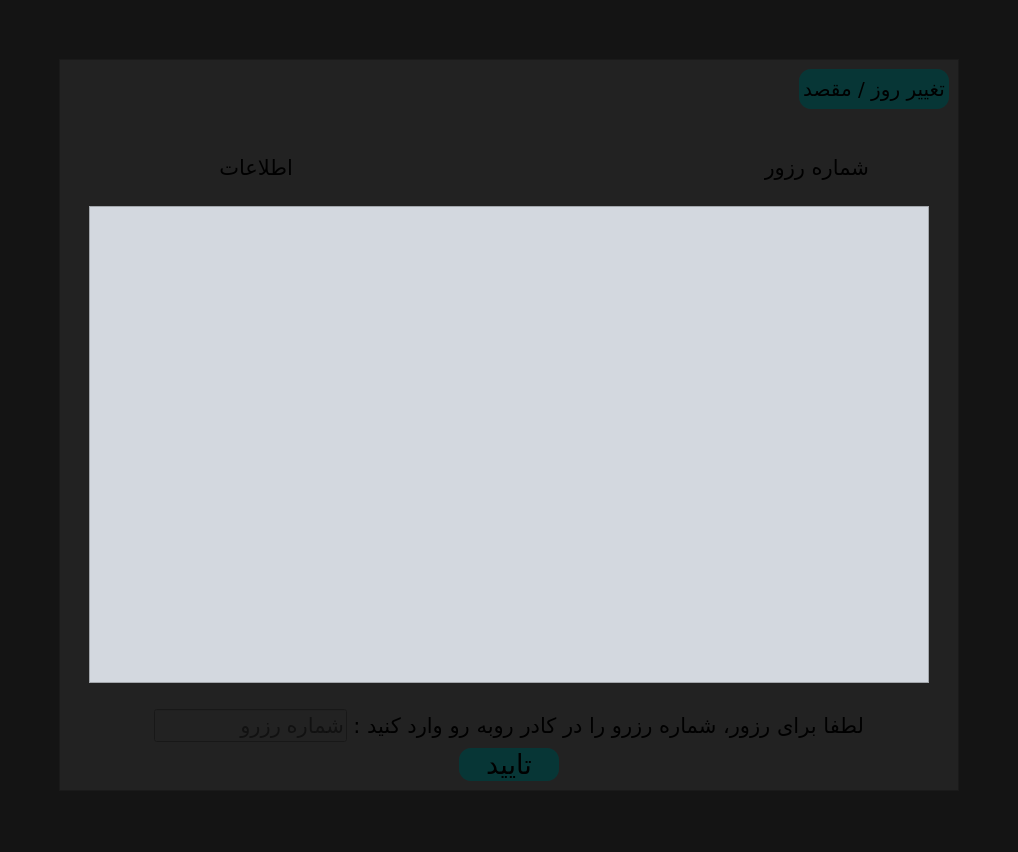
<?xml version="1.0" encoding="UTF-8"?>
<ui version="4.0">
 <class>MainWindow</class>
 <widget class="QMainWindow" name="MainWindow">
  <property name="geometry">
   <rect>
    <x>0</x>
    <y>0</y>
    <width>1018</width>
    <height>852</height>
   </rect>
  </property>
  <property name="windowTitle">
   <string>رزرو</string>
  </property>
  <property name="styleSheet">
   <string notr="true">QWidget{
    background-color: rgb(20, 20, 20);
}
QFrame{
    background-color: rgb(34, 34, 34);
}
QTextBrowser{
    background-color: rgb(211, 216, 223);
    color: black;
}
QPushButton{
    background-color: rgb(7, 54, 54);
    border-radius: 12px;
}
QPushButton:hover{
    background-color: rgba(14, 82, 82, 0.842);

}
QLineEdit{
    background-color: rgb(34, 34, 34);
}</string>
  </property>
  <widget class="QWidget" name="centralwidget">
   <layout class="QGridLayout" name="gridLayout_3">
    <item row="0" column="0">
     <layout class="QGridLayout" name="gridLayout">
      <property name="leftMargin">
       <number>50</number>
      </property>
      <property name="topMargin">
       <number>50</number>
      </property>
      <property name="rightMargin">
       <number>50</number>
      </property>
      <property name="bottomMargin">
       <number>30</number>
      </property>
      <item row="0" column="0">
       <widget class="QFrame" name="frame">
        <property name="minimumSize">
         <size>
          <width>900</width>
          <height>700</height>
         </size>
        </property>
        <property name="frameShape">
         <enum>QFrame::Shape::StyledPanel</enum>
        </property>
        <property name="frameShadow">
         <enum>QFrame::Shadow::Raised</enum>
        </property>
        <layout class="QGridLayout" name="gridLayout_2">
         <item row="2" column="0">
          <layout class="QHBoxLayout" name="horizontalLayout_2">
           <property name="leftMargin">
            <number>150</number>
           </property>
           <property name="rightMargin">
            <number>80</number>
           </property>
           <item>
            <widget class="QLabel" name="label">
             <property name="font">
              <font>
               <family>B Nazanin</family>
               <pointsize>16</pointsize>
               <italic>false</italic>
              </font>
             </property>
             <property name="text">
              <string>اطلاعات</string>
             </property>
            </widget>
           </item>
           <item>
            <spacer name="horizontalSpacer_3">
             <property name="orientation">
              <enum>Qt::Orientation::Horizontal</enum>
             </property>
             <property name="sizeHint" stdset="0">
              <size>
               <width>40</width>
               <height>20</height>
              </size>
             </property>
            </spacer>
           </item>
           <item>
            <widget class="QLabel" name="label_2">
             <property name="font">
              <font>
               <family>B Nazanin</family>
               <pointsize>16</pointsize>
              </font>
             </property>
             <property name="text">
              <string>شماره رزور</string>
             </property>
            </widget>
           </item>
          </layout>
         </item>
         <item row="0" column="0">
          <layout class="QHBoxLayout" name="horizontalLayout">
           <item>
            <spacer name="horizontalSpacer">
             <property name="orientation">
              <enum>Qt::Orientation::Horizontal</enum>
             </property>
             <property name="sizeHint" stdset="0">
              <size>
               <width>40</width>
               <height>20</height>
              </size>
             </property>
            </spacer>
           </item>
           <item>
            <widget class="QPushButton" name="backtohotel">
             <property name="minimumSize">
              <size>
               <width>150</width>
               <height>40</height>
              </size>
             </property>
             <property name="font">
              <font>
               <family>B Nazanin</family>
               <pointsize>15</pointsize>
              </font>
             </property>
             <property name="cursor">
              <cursorShape>PointingHandCursor</cursorShape>
             </property>
             <property name="text">
              <string>تغییر روز / مقصد</string>
             </property>
            </widget>
           </item>
          </layout>
         </item>
         <item row="4" column="0">
          <layout class="QVBoxLayout" name="verticalLayout_2">
           <item>
            <layout class="QHBoxLayout" name="horizontalLayout_3" stretch="0,0,0,0">
             <item>
              <spacer name="horizontalSpacer_7">
               <property name="orientation">
                <enum>Qt::Orientation::Horizontal</enum>
               </property>
               <property name="sizeHint" stdset="0">
                <size>
                 <width>40</width>
                 <height>20</height>
                </size>
               </property>
              </spacer>
             </item>
             <item>
              <widget class="QLineEdit" name="res_num">
               <property name="font">
                <font>
                 <family>Segoe UI</family>
                 <pointsize>16</pointsize>
                </font>
               </property>
               <property name="text">
                <string/>
               </property>
               <property name="placeholderText">
                <string>شماره رزرو</string>
               </property>
              </widget>
             </item>
             <item>
              <widget class="QLabel" name="label_3">
               <property name="font">
                <font>
                 <family>B Nazanin</family>
                 <pointsize>16</pointsize>
                </font>
               </property>
               <property name="text">
                <string>لطفا برای رزور، شماره رزرو را در کادر روبه رو وارد کنید :</string>
               </property>
              </widget>
             </item>
             <item>
              <spacer name="horizontalSpacer_4">
               <property name="orientation">
                <enum>Qt::Orientation::Horizontal</enum>
               </property>
               <property name="sizeHint" stdset="0">
                <size>
                 <width>40</width>
                 <height>20</height>
                </size>
               </property>
              </spacer>
             </item>
            </layout>
           </item>
           <item>
            <layout class="QHBoxLayout" name="horizontalLayout_4">
             <item>
              <spacer name="horizontalSpacer_2">
               <property name="orientation">
                <enum>Qt::Orientation::Horizontal</enum>
               </property>
               <property name="sizeHint" stdset="0">
                <size>
                 <width>40</width>
                 <height>20</height>
                </size>
               </property>
              </spacer>
             </item>
             <item>
              <widget class="QPushButton" name="conf">
               <property name="minimumSize">
                <size>
                 <width>100</width>
                 <height>0</height>
                </size>
               </property>
               <property name="font">
                <font>
                 <family>B Nazanin</family>
                 <pointsize>20</pointsize>
                 <italic>false</italic>
                </font>
               </property>
               <property name="cursor">
                <cursorShape>PointingHandCursor</cursorShape>
               </property>
               <property name="text">
                <string>تایید</string>
               </property>
              </widget>
             </item>
             <item>
              <spacer name="horizontalSpacer_6">
               <property name="orientation">
                <enum>Qt::Orientation::Horizontal</enum>
               </property>
               <property name="sizeHint" stdset="0">
                <size>
                 <width>40</width>
                 <height>20</height>
                </size>
               </property>
              </spacer>
             </item>
            </layout>
           </item>
          </layout>
         </item>
         <item row="3" column="0">
          <layout class="QVBoxLayout" name="verticalLayout">
           <property name="leftMargin">
            <number>20</number>
           </property>
           <property name="topMargin">
            <number>20</number>
           </property>
           <property name="rightMargin">
            <number>20</number>
           </property>
           <property name="bottomMargin">
            <number>20</number>
           </property>
           <item>
            <widget class="QTextBrowser" name="main_log">
             <property name="minimumSize">
              <size>
               <width>700</width>
               <height>250</height>
              </size>
             </property>
             <property name="font">
              <font>
               <family>Times New Roman</family>
               <pointsize>16</pointsize>
               <italic>false</italic>
              </font>
             </property>
            </widget>
           </item>
          </layout>
         </item>
         <item row="1" column="0">
          <spacer name="verticalSpacer">
           <property name="orientation">
            <enum>Qt::Orientation::Vertical</enum>
           </property>
           <property name="sizeType">
            <enum>QSizePolicy::Policy::Minimum</enum>
           </property>
           <property name="sizeHint" stdset="0">
            <size>
             <width>20</width>
             <height>40</height>
            </size>
           </property>
          </spacer>
         </item>
        </layout>
       </widget>
      </item>
     </layout>
    </item>
   </layout>
  </widget>
  <widget class="QMenuBar" name="menubar">
   <property name="geometry">
    <rect>
     <x>0</x>
     <y>0</y>
     <width>1018</width>
     <height>33</height>
    </rect>
   </property>
  </widget>
  <widget class="QStatusBar" name="statusbar"/>
 </widget>
 <resources/>
 <connections/>
</ui>
